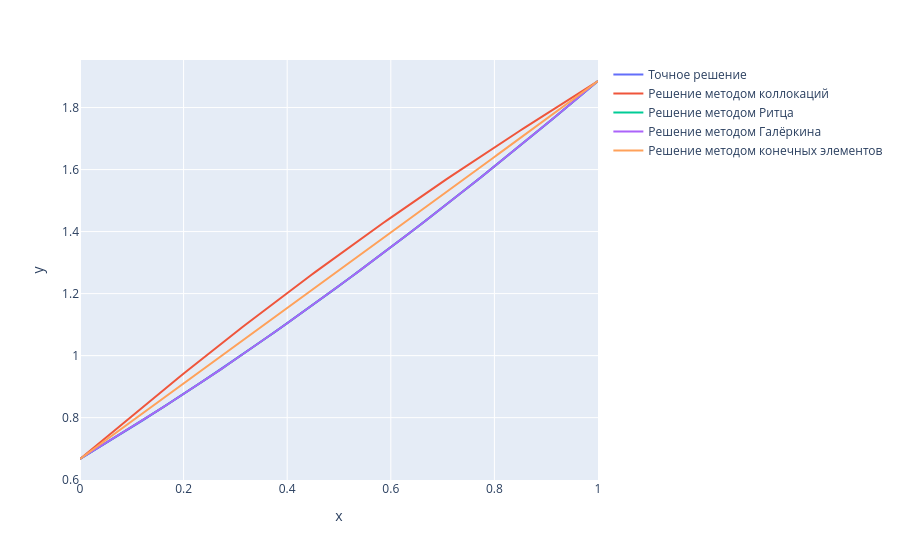

Here is the notebook cell this chart was saved with:
### Markdown cell above
## Сравнение графиков

### Code cell
x_i = np.linspace(0, 1, 100)

figure = px.line(x=x_i, y=u_i(x_i, u_exact), markers=False)
figure.update_traces(name="Точное решение", showlegend=True)

figure.add_scatter(x=x_i, y=u_i(x_i, u_collocations), name="Решение методом коллокаций")
figure.add_scatter(x=x_i, y=u_i(x_i, u_ritz), name="Решение методом Ритца")
figure.add_scatter(x=x_i, y=u_i(x_i, u_galerkin), name="Решение методом Галёркина")
figure.add_scatter(x=x_i, y=u_i(x_i, u_finite_element), name="Решение методом конечных элементов")

figure.show()
